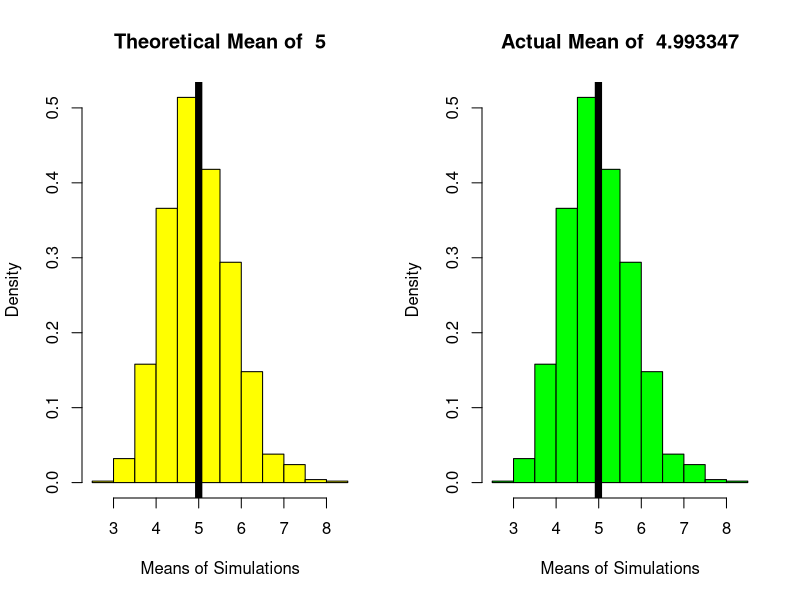
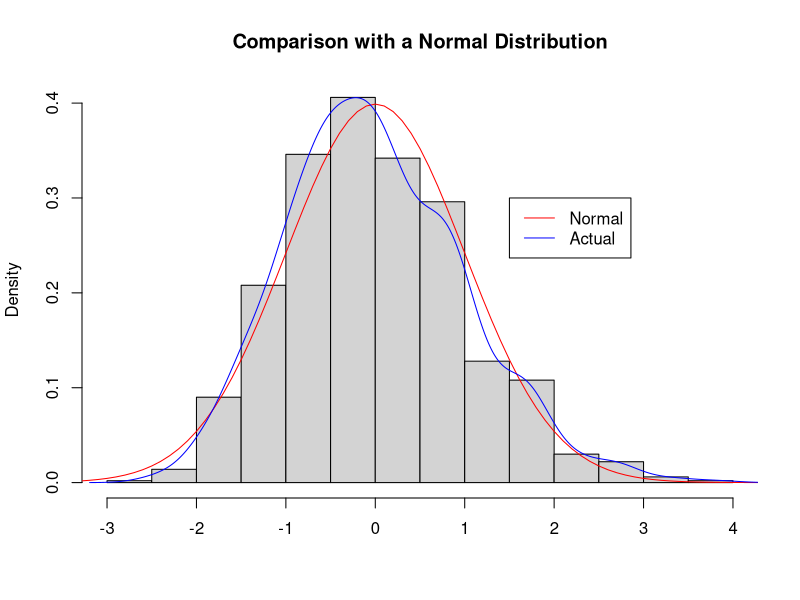

R code for these plots, in order:
## ---- chunk 1
set.seed(88888);
## ---- chunk 2
lambda <- 0.2
nr.exp <- 40
sim <- 1000

# we will calculate and store the means in a data frame
df.means <- data.frame(means=numeric(sim))

for (i in 1:sim) {
  sims <- rexp(nr.exp,lambda)
  df.means[i,1] <- mean(sims)
}
## ---- chunk 3
theo.mean <- 1/lambda # the theoretical mean
## ---- chunk 4
real.mean <- mean(df.means$means)
## ---- chunk 5
par(mfrow=c(1,2))
hist(df.means$means, probability=T, main = paste('Theoretical Mean of ', theo.mean), 
col='yellow',xlab='Means of Simulations')
abline(v=theo.mean,col='black',lwd=7)
hist(df.means$means, probability=T, main = paste('Actual Mean of ', round(real.mean,6)), 
col='green',xlab = 'Means of Simulations')
abline(v=real.mean, col='black',lwd=7)
## ---- chunk 6
theo.var <- ((1/lambda)^2)/nr.exp     
## ---- chunk 7
real.var <- var(df.means$means)
## ---- chunk 8
par(mfrow=c(1,1))
hist(scale(df.means$means), probability=T, main='Comparison with a Normal Distribution', xlab='')
curve(dnorm(x,0,1),-5,5, col='red', add=T) 
lines(density(scale(df.means$means)), col='blue') 
legend(1.5, 0.3, c('Normal','Actual'), col=c('red','blue'),lty=1)
